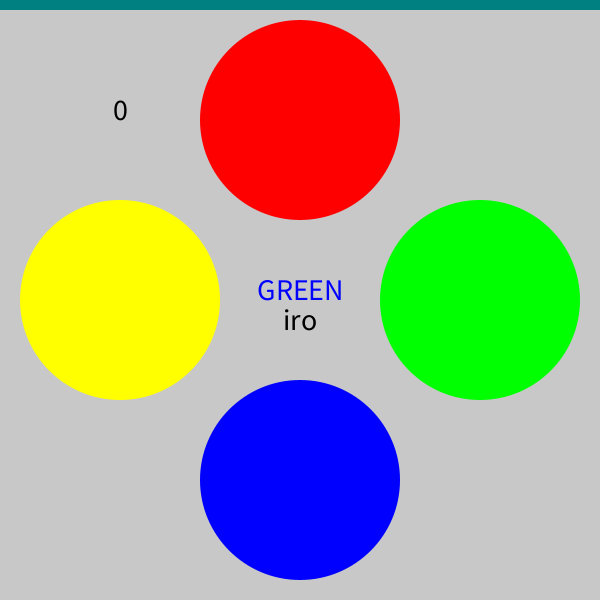
Frame 1 (no input)
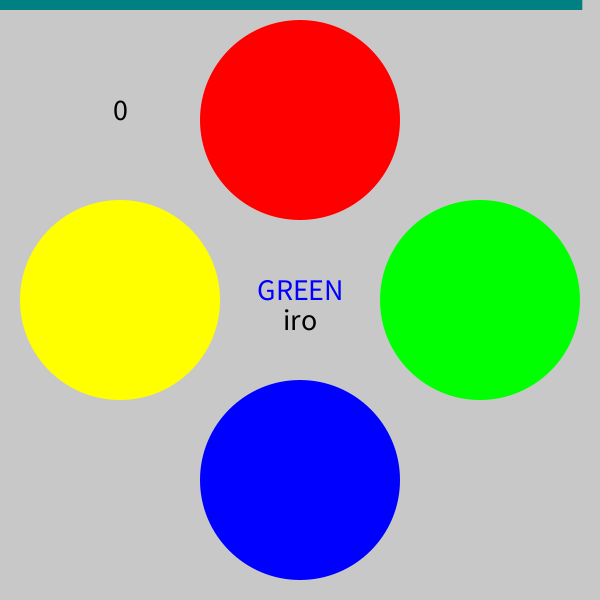
Frame 60 (the mouse pressed at the canvas centre just before this capture)
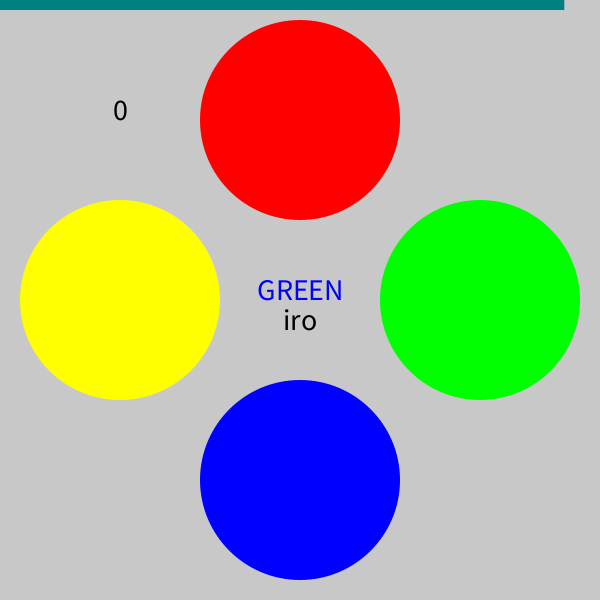
Frame 120 (the mouse held since frame 60 and released just before this capture)

The Processing sketch that drew these frames (run headless with seeded random() and noise(); from frame 60 on, the mouse is pressed at the canvas centre):

// Processing sketch: iro_yomi
// ── iro_yomi.pde
PVector[] en = new PVector[4];
color[] iro = {color(255,0,0),
       color(0,255,0),
       color(0,0,255),
       color(255,255,0)};
String[] moji = {"RED","GREEN",
        "BLUE","YELLOW"};
String[] choice = {"yomi","iro"};
int[] odai = new int[3];
int answer = 0;
float timebar = 600;
boolean finish = false;
void setup() {
  size(600,600);
  en[0] = new PVector(width/2,height/5);
  en[1] = new PVector(width/5*4,height/2);
  en[2] = new PVector(width/2,height/5*4);
  en[3] = new PVector(width/5,height/2);
  for (int i=0; i<2; i++) {
    odai[i] = int(random(4));
  }
  odai[2] = int(random(2));
}

void draw() {
  background(200);
  noStroke();
  textSize(30);
  textAlign(CENTER);
  for (int i=0; i<4; i++) {
    fill(iro[i]);
    ellipse(en[i].x,en[i].y,200,200);
  }

  fill(0);
  text(answer,width/5,height/5);

  if (finish) {
    fill(200,0,0);
    text("FINISH",width/2,height/2);
    return;
  }

  fill(iro[odai[0]]);
  text(moji[odai[1]],width/2,height/2);
  fill(0);
  text(choice[odai[2]],width/2,height/2+30);

  fill(0,128,128);
  rect(0,0,timebar,10);
  timebar -= 0.3;
  if (timebar <= 0)
    finish = true;
}

void mousePressed() {
  if (finish)
    return;
  float x = mouseX;
  float y = mouseY;
  for (int i=0; i<4; i++) {
    float dst = dist(x,y,en[i].x,en[i].y);
    if (dst < 100) {
      if (odai[2] == 0) {
        if (odai[1] == i)
          answer += 1;
      } else {
        if (odai[0] == i)
          answer += 1;
      }

      for (int j=0; j<2; j++) {
        odai[j] = int(random(4));
      }
      odai[2] = int(random(2));
    }
  }
}
